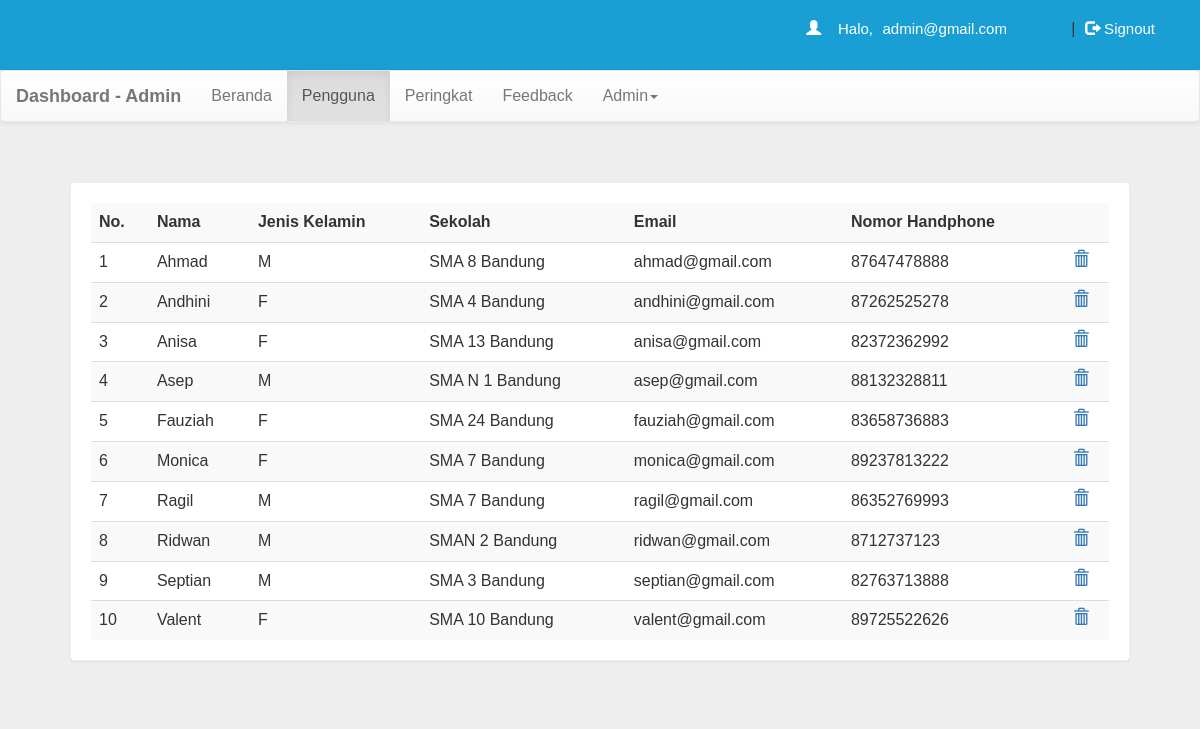
Before: /headdash.php?q=1 (signed in) with the older database file.
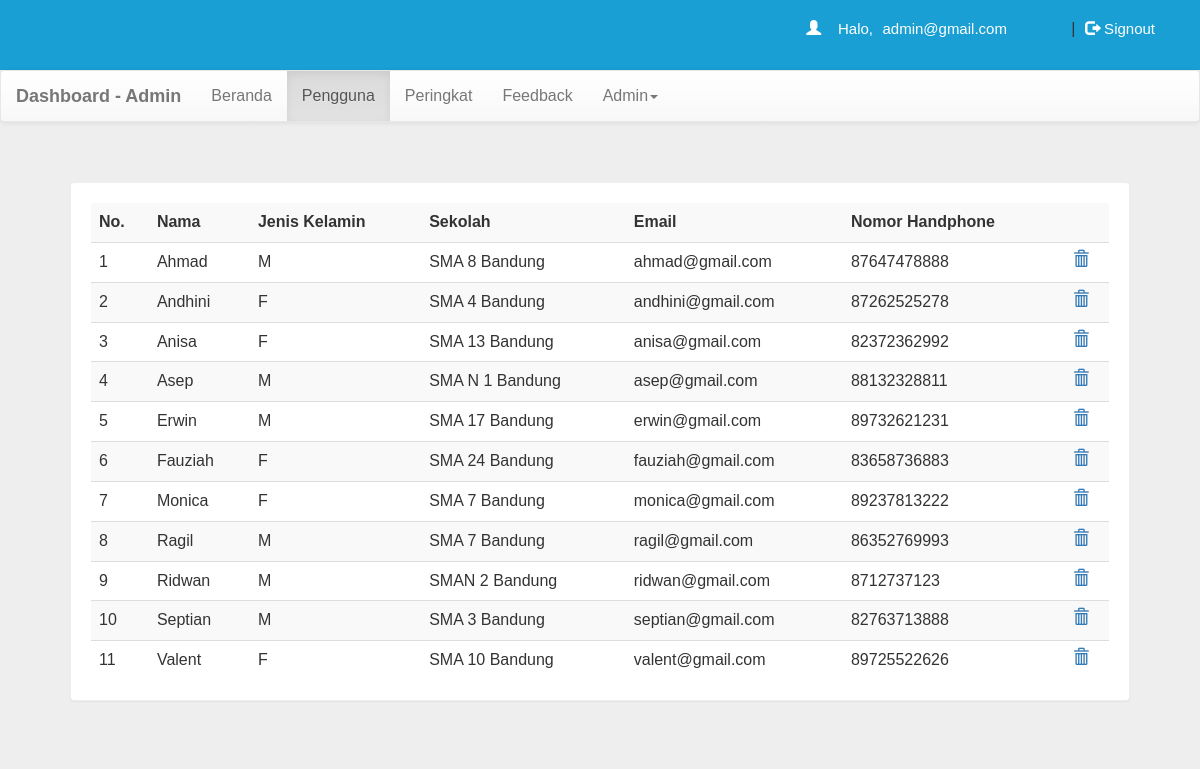
After: the same page with the newer database file.
### tables this page shows
CREATE TABLE `user` (
  `name` varchar(50) NOT NULL,
  `gender` varchar(5) NOT NULL,
  `college` varchar(100) NOT NULL,
  `email` varchar(50) NOT NULL,
  `mob` bigint(20) NOT NULL,
  `password` varchar(50) NOT NULL
);

### headdash.php (the view, shortened to what this page needs)
<!DOCTYPE html PUBLIC "-//W3C//DTD XHTML 1.0 Transitional//EN" "http://www.w3.org/TR/xhtml1/DTD/xhtml1-transitional.dtd">
<html xmlns="http://www.w3.org/1999/xhtml">
<head>
<link  rel="stylesheet" href="css/bootstrap.min.css"/>
 <link  rel="stylesheet" href="css/bootstrap-theme.min.css"/>
 <link rel="stylesheet" href="css/main.css">
 <link  rel="stylesheet" href="css/font.css">
</head>
<body  style="background:#eee;">
<div class="header">
<div class="row">
<?php
 include_once 'dbConnection.php';
$email=$_SESSION['email'];
  if(!(isset($_SESSION['email']))){
header("location:index.php");
}
else
{
echo '<span class="pull-right top title1" ><span class="log1"><span class="glyphicon glyphicon-user" aria-hidden="true"></span>&nbsp;&nbsp;&nbsp;&nbsp;Halo,</span> <a href="headdash.php" class="log log1">'.$email.'</a>&nbsp;|&nbsp;<a href="logout.php?q=headdash.php" class="log"><span class="glyphicon glyphicon-log-out" aria-hidden="true"></span>&nbsp;Signout</button></a></span>';
}?>
</div></div>
<nav class="navbar navbar-default title1">
  <div class="container-fluid">
    <div class="navbar-header">
      <a class="navbar-brand" href="headdash.php?q=0"><b>Dashboard - Admin</b></a>
    </div>
    <div class="collapse navbar-collapse" id="bs-example-navbar-collapse-1">
      <ul class="nav navbar-nav">
        <li <?php if(@$_GET['q']==0) echo'class="active"'; ?>><a href="headdash.php?q=0">Beranda<span class="sr-only">(current)</span></a></li>
        <li <?php if(@$_GET['q']==1) echo'class="active"'; ?>><a href="headdash.php?q=1">Pengguna</a></li>
		<li <?php if(@$_GET['q']==2) echo'class="active"'; ?>><a href="headdash.php?q=2">Peringkat</a></li>
		<li <?php if(@$_GET['q']==3) echo'class="active"'; ?>><a href="headdash.php?q=3">Feedback</a></li>
        <li class="dropdown <?php if(@$_GET['q']==4 || @$_GET['q']==5) echo'active'; ?>">
          <a href="#Tambah_Hapus" class="dropdown-toggle" data-toggle="#opsi" role="button" aria-haspopup="true" aria-expanded="false">Admin<span class="caret"></span></a>
        </li>
      </ul>
          </div>
  </div>
</nav>
<div class="container">
<div class="row">
<div class="col-md-12">
<?php if(@$_GET['q']==1) {
$result = mysqli_query($con,"SELECT * FROM user") or die('Error');
echo  '<div class="panel"><table class="table table-striped title1">
<tr><td><b>No.</b></td><td><b>Nama</b></td><td><b>Jenis Kelamin</b></td><td><b>Sekolah</b></td><td><b>Email</b></td><td><b>Nomor Handphone</b></td><td></td></tr>';
$c=1;
while($row = mysqli_fetch_array($result)) {
	$name = $row['name'];
	$mob = $row['mob'];
	$gender = $row['gender'];
    $email = $row['email'];
	$college = $row['college'];
	echo '<tr><td>'.$c++.'</td><td>'.$name.'</td><td>'.$gender.'</td><td>'.$college.'</td><td>'.$email.'</td><td>'.$mob.'</td>
	<td><a title="Delete User" href="update.php?demail='.$email.'"><b><span class="glyphicon glyphicon-trash" aria-hidden="true"></span></b></a></td></tr>';
}
echo '</table></div>';
}?>
</div>
</div></div>
</body>
</html>

### css/main.css (style rules this page uses)
body { overflow-x:hidden; width:100%; font-size: 12px !important; font-family: Montserrat, sans-serif; background:#eee; min-height:550px; background-attachment:fixed; }
.panel { border-color:#eee; margin:40px; padding:20px; font: 15px "Century Gothic", "Times Roman", sans-serif; }
.header { background:#199fd3; height:70px; }
.title1 { font: 16px "Century Gothic", "Times Roman", sans-serif; }
.top { margin-top:20px; }
.log1 { font: 15px 'Montserrat', sans-serif; color:#fff; margin-left:10px; }
.log { margin:10px; margin-right:60px; margin-left:5px; color:#fff; text-decoration:none; font-size:20px; font-size:15px; }

### headdash.php (style rules this page uses)
.dropdown { position: relative; display: inline-block; }

Changed rows visible on the page:
added user: name "Erwin", gender "M", college "SMA 17 Bandung", email "erwin@gmail.com", mob "89732621231"
